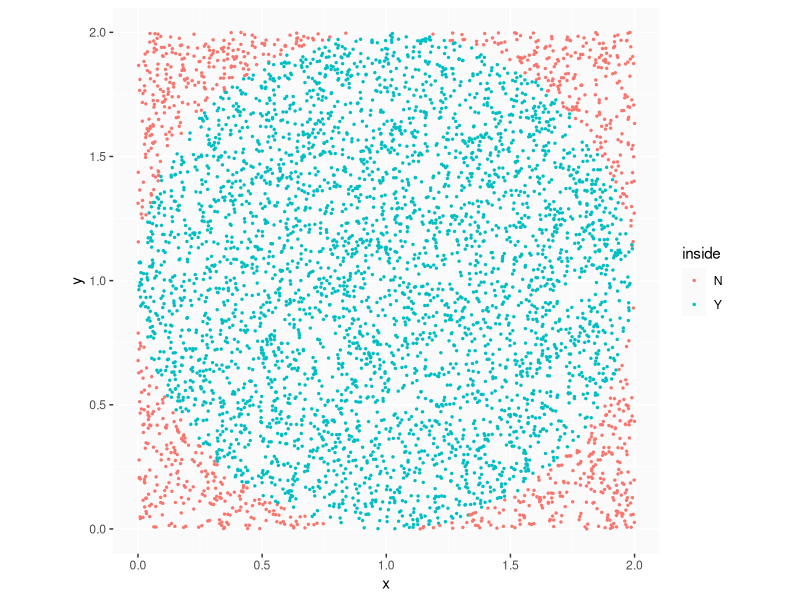
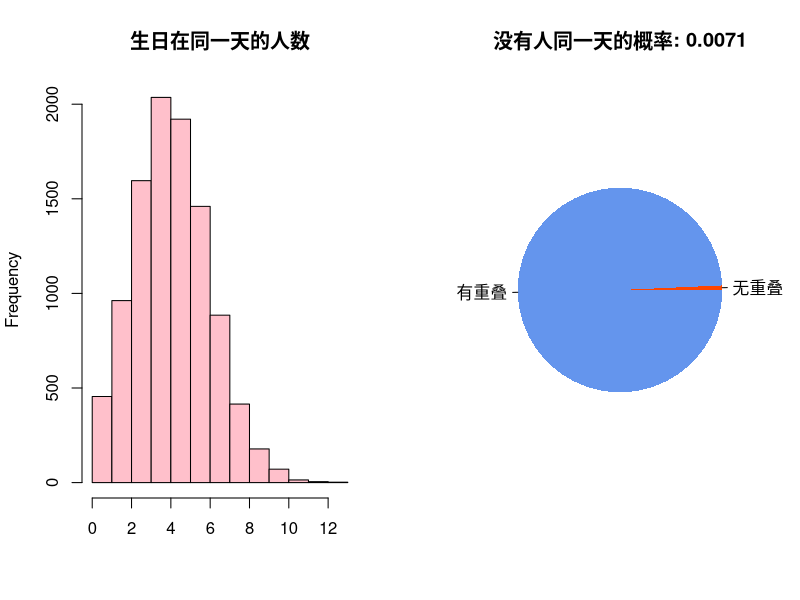
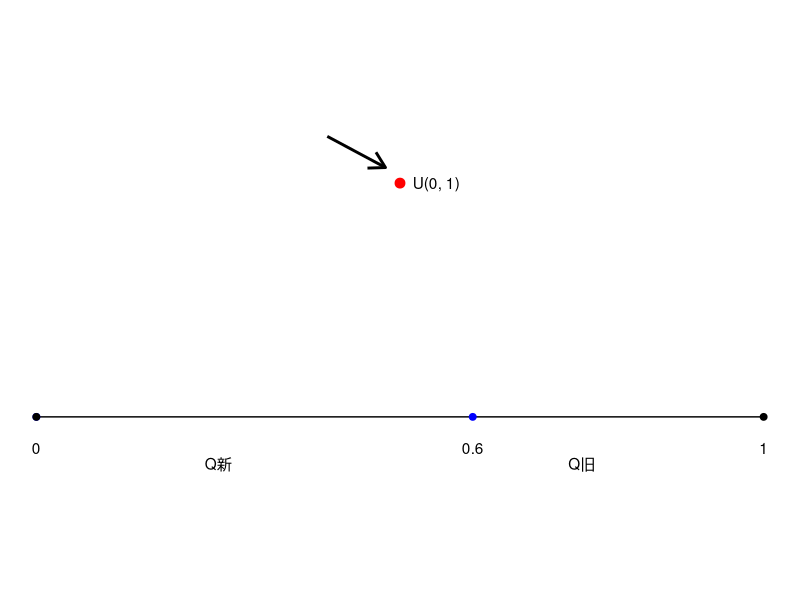
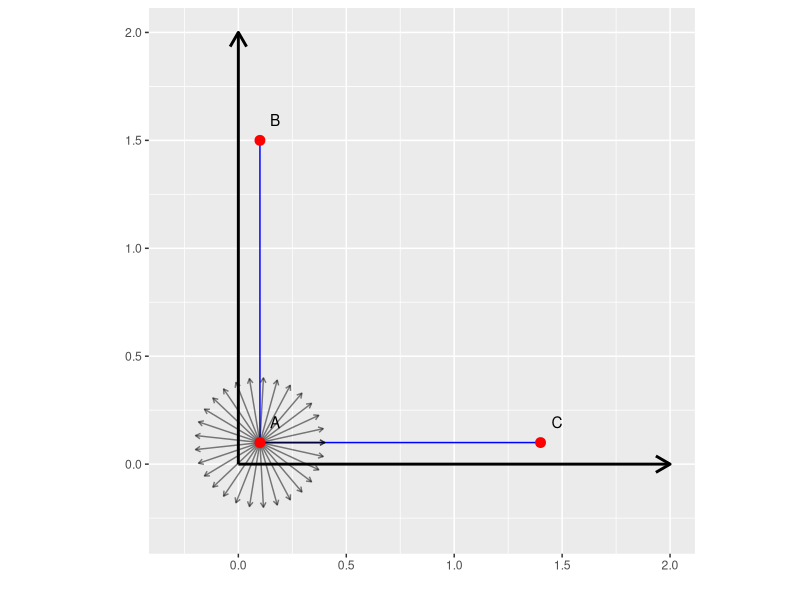
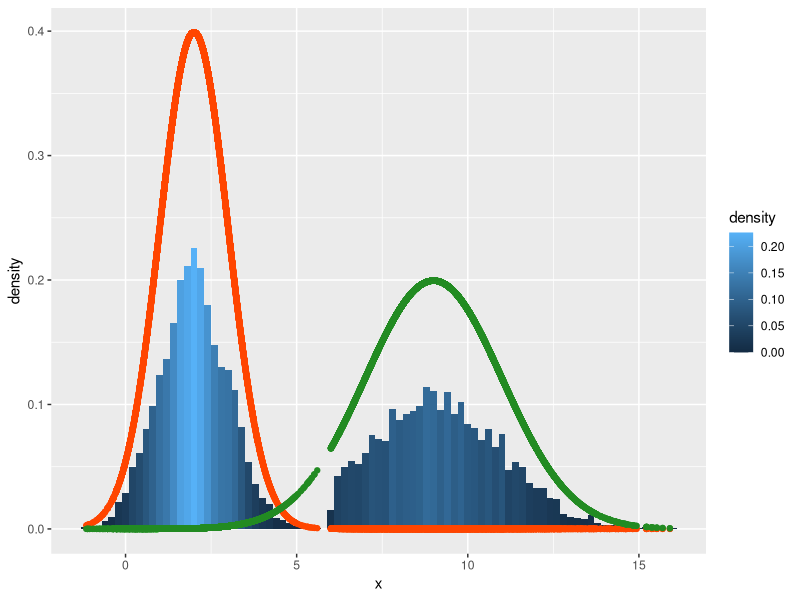
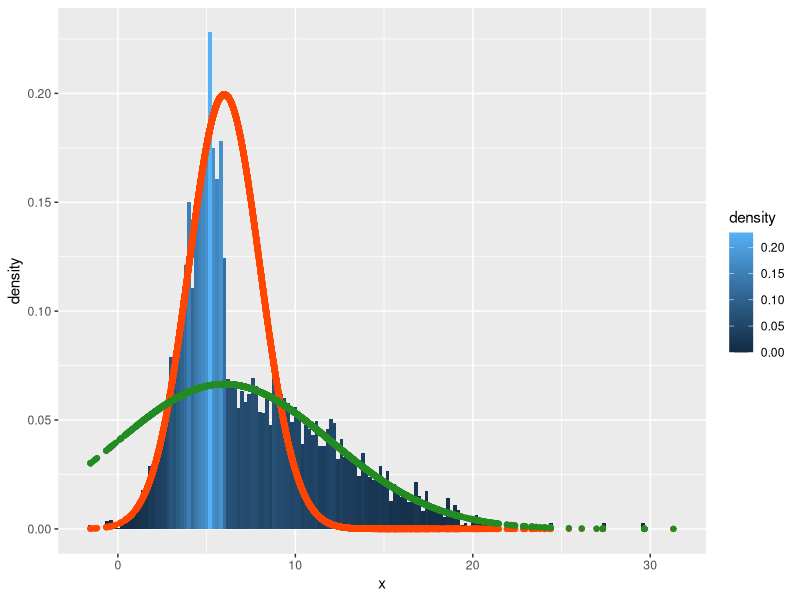
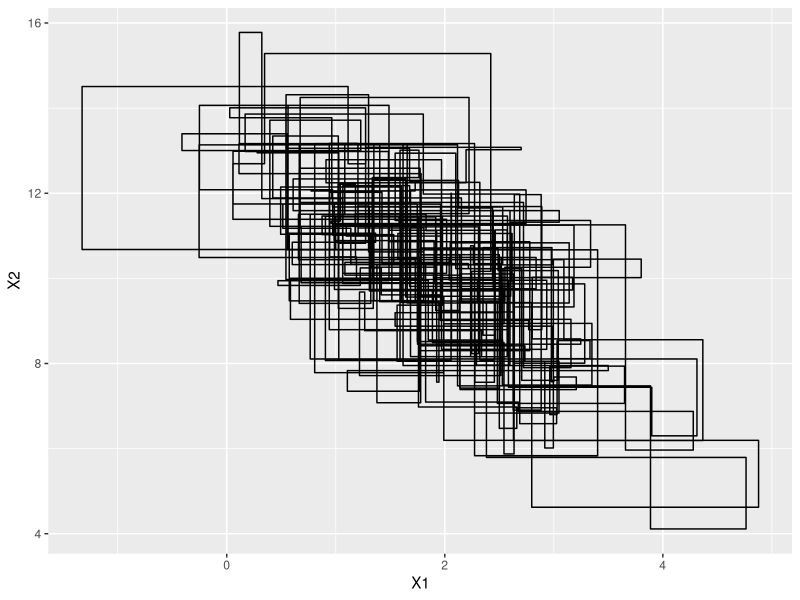
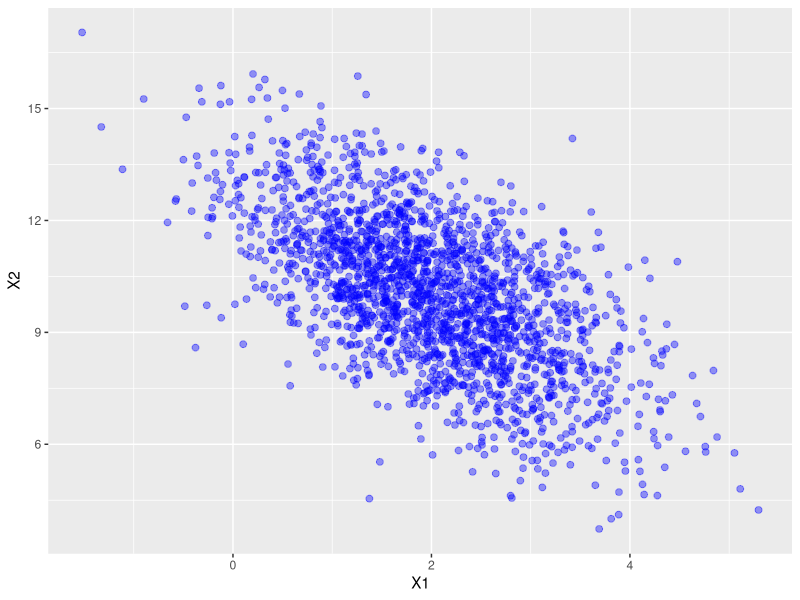

These charts were generated, in order, by the following R code:
## ---- chunk 1
knitr::opts_chunk$set(
  echo = TRUE,
  message = FALSE, 
  warning = FALSE,
  fig.height = 4, 
  fig.width = 9
  )
library(knitr)
library(ggplot2)
# library(ggpkt)
## ---- chunk 2
N <- 5000
samples1 <- data.frame(
  x = runif(N, 0, 2), y = runif(N, 0, 2), inside = 'N',stringsAsFactors = F
  )

isinside <- apply(samples1, 1, function(x){
  d <- dist(matrix(c(x[1], x[2], 1, 1), byrow = T, ncol = 2))[1]
  if (d < 1) {
    return(T)
  } else {
    return(F)
  }
})
samples1$inside[isinside] <- 'Y'

ggplot(samples1) +
  geom_point(aes(x = x, y = y, col = inside), size = .5) +
  coord_fixed() +
  # theme_yk_business_brief() +
  theme(
    panel.background = element_rect(fill = "grey98")
  )
## ---- chunk 3
prob.one <- function(n,N){
    samples <- trunc(runif(n*N,1,366))
    samples[samples == 366] <- 365
    birdays <- matrix(samples,ncol = n)
    onedayrate <- apply(birdays,1,function(x){return(n - length(unique(x)))})
    nonday <- sum(onedayrate == 0)
    par(mfrow = c(1,2))
    hist(onedayrate, breaks = 10, xlab = '', main = "生日在同一天的人数",col = "pink")
    pie(table(as.integer(onedayrate != 0)), main = paste("没有人同一天的概率:", nonday/N),
        labels = c('无重叠', '有重叠'),col = c('orangered', 'cornflowerblue'), border = NA)
}
prob.one(60, 10000)
## ---- chunk 4
states_name <- c('平静', '高兴', '愤怒')
P_s1 <- matrix(
  c(0.2, 0.3, 0.5, 0.1, 0.6, 0.3, 0.4, 0.2, 0.4), ncol = 3, byrow = TRUE, 
  dimnames = list(states_name, states_name)
  )
kable(P_s1)
## ---- chunk 5
pi0 <- matrix(c(0.7, 0.2, 0.1), ncol = 3, byrow = TRUE)# 初始概率 平静 高兴 愤怒
colnames(pi0) <- states_name
PI <- pi0
for (i in 2:10) {PI <- rbind(PI, PI[i - 1,] %*% P_s1)}
print(PI)
## ---- chunk 6
temp <- data.frame(start = c(0, 0.6), end = c(0.6, 1), type = c('pa', 'pb'))
ggplot() + 
  geom_segment(data = temp, aes(x = start, xend = end, y = 0, yend = 0)) + 
  geom_point(data = temp, aes(x = start, y = 0), col = 'blue', size = 2) +
  geom_point(aes(x = c(0, 1),y = 0), size = 2) +
  geom_point(aes(x = 0.5, y = 0.15), col = 'red', size = 3) +
  geom_segment(aes(x = 0.4, y = 0.18, xend = 0.48, yend = 0.16), 
               arrow = arrow(length = unit(0.03, "npc")), size = 1) +
  geom_text(aes(x = 0.55, y = 0.15, label = 'U(0, 1)')) +
  geom_text(aes(x = c(0, 0.6, 1), y = -0.02, label = c('0', '0.6','1'))) +
  geom_text(aes(x = c(0.25, 0.75), y = -0.03, label = c('Q新', 'Q旧'))) +
  theme_void() +
  scale_y_continuous(limits = c(-0.1, 0.25))
## ---- chunk 7
alpha <- seq(0, 2*pi, length.out = 30)
temp <- data.frame(
  x = 0.1,
  y = 0.1,
  xe = 0.1 + 0.3*cos(alpha),
  ye = 0.1 + 0.3*sin(alpha)
)

ggplot() + 
  geom_segment(aes(x = c(0, 0), xend = c(0, 2), y = c(0, 0), yend = c(2,0)), 
               arrow = arrow(length = unit(0.03, "npc")), size = 1) +
  geom_segment(aes(x = 0.1, xend = 0.1, y = 0.1, yend = 1.5), col = 'blue') +
  geom_segment(aes(x = 0.1, xend = 1.4, y = 0.1, yend = 0.1), col = 'blue') +
  geom_segment(data = temp, aes(x = x, xend = xe, y = y, yend = ye), alpha = .5,
               arrow = arrow(length = unit(0.01, "npc"))) +
  geom_point(aes(x = c(0.1, 0.1, 1.4), y = c(0.1, 1.5, 0.1)), col = 'red', size = 3) +
  geom_text(aes(x = c(0.1, 0.1, 1.4), y = c(0.1, 1.5, 0.1), label = c('A', 'B', 'C')),
            hjust = -1, vjust = -1.2) +
  coord_fixed() +
  scale_y_continuous('', limits = c(-0.3, 2)) +
  scale_x_continuous('', limits = c(-0.3, 2)) 
  # theme_yk_academic_light()
## ---- chunk 8
SomeDist <- function(x){
  if (x < 6) {
    res <- dnorm(x, mean = 2, sd = 1)
  } else {
    res <- dnorm(x, mean = 9, sd = 2)
  }
  return(res)
}
 
n1 = 5000  # burn in
n2 = 25000
samples <- rep(0, n1 + n2)
for (i in 1:(n1 + n2 - 1)) {
  temp <- rnorm(1,mean = samples[i], sd = 4)
  alpha <- min(1, SomeDist(temp)/SomeDist(samples[i]))
  if (runif(1, 0, 1) < alpha) {
    samples[i + 1] <- temp
  } else {
    samples[i + 1] <- samples[i]
  }
}

correct_samples <- samples[(n1 + 1):n2]
 
## ---- chunk 9
sampledata <- data.frame(x = correct_samples)
norm1 <- data.frame(x = correct_samples, y = dnorm(correct_samples, 2, 1))
norm2 <- data.frame(x = correct_samples, y = dnorm(correct_samples, 9, 2))
ggplot() +
  geom_histogram(
    data = sampledata, 
    aes(x, y = ..density.., fill = ..density..), binwidth = 0.2
    ) +
  geom_point(data = norm1, aes(x = x, y = y), col = 'orangered') +
  geom_point(data = norm2, aes(x = x, y = y), col = 'forestgreen') 
  # theme_yk_academic_light() 
  # scale_fill_continuous_yk(isreverse = T)

## ---- chunk 10
SomeDist <- function(x){
  if (x < 6) {
    res <- dnorm(x, mean = 6, sd = 2)
  } else {
    res <- dnorm(x, mean = 6, sd = 6)
  }
  return(res)
}
 
n1 = 15000  # burn in
n2 = 25000
samples <- rep(0, n1 + n2)
for (i in 1:(n1 + n2 - 1)) {
  temp <- rnorm(1,mean = samples[i], sd = 4)
  ### <b>
  alpha <- min(1, SomeDist(temp)/SomeDist(samples[i]))
  ### </b>
  if (runif(1, 0, 1) < alpha) {
    samples[i + 1] <- temp
  } else {
    samples[i + 1] <- samples[i]
  }
}

correct_samples <- samples[(n1 + 1):n2]
## ---- chunk 11
sampledata <- data.frame(x = correct_samples)
norm1 <- data.frame(x = correct_samples, y = dnorm(correct_samples, 6, 2))
norm2 <- data.frame(x = correct_samples, y = dnorm(correct_samples, 6, 6))
ggplot() +
  geom_histogram(
    data = sampledata, 
    aes(x, y = ..density.., fill = ..density..), binwidth = 0.2
    ) +
  geom_point(data = norm1, aes(x = x, y = y), col = 'orangered') +
  geom_point(data = norm2, aes(x = x, y = y), col = 'forestgreen') 
  # theme_yk_academic_light() +
  # scale_fill_continuous_yk(isreverse = T)
## ---- chunk 12
N <- 5000
N.burn <- 1000
X <- matrix(0, N, 2)
rho <- -0.6
mu1 <- 2; mu2 <- 10
sigma1 <- 1; sigma2 <- 2
s1 <- sqrt(1 - rho^2)*sigma1
s2 <- sqrt(1 - rho^2)*sigma2
X[1, ] <- c(mu1, mu2) # 用均值点作为抽样起点
for (i in 2:N) {
  if (i %% 2 == 1) {
    # 奇数步固定x2对x1采样
    x2 <- X[i - 1, 2]
    m1 <- mu1 + rho*(x2 - mu2)*sigma1/sigma2
    X[i, 1] <- rnorm(1, m1, s1)
    X[i, 2] <- x2
  } else {
    # 偶数步固定x1对x2采样
    x1 <- X[i - 1, 1]
    m2 <- mu2 + rho*(x1 - mu1)*sigma2/sigma1
    X[i, 1] <- x1
    X[i, 2] <- rnorm(1, m2, s2)
  }
}
X.samples <- X[(N.burn + 1):N,]

## ---- chunk 13
X.samples.df <- as.data.frame(X.samples)
names(X.samples.df) <- c('X1', 'X2')
ggplot() +
  geom_path(data = X.samples.df[1:500,], aes(x = X1, y = X2))
## ---- chunk 14
X.samples.real <- X.samples[seq(1, nrow(X.samples), by = 2),]
## ---- chunk 15
colMeans(X.samples.real)
## ---- chunk 16
cov(X.samples.real)
## ---- chunk 17
X.samples.real.df <- as.data.frame(X.samples.real)
names(X.samples.real.df) <- c('X1', 'X2')
ggplot(X.samples.real.df) +
  geom_point(aes(X1, X2), alpha = .4, col = 'blue',size = 2)
## ---- chunk 18
ggplot() + 
  geom_segment(aes(x = c(0, 0), xend = c(0, 2), y = c(0, 0), yend = c(2,0)), 
               arrow = arrow(length = unit(0.03, "npc")), size = 1) +
  geom_segment(aes(x = 0.1, xend = 0.1, y = 0.1, yend = 1.5), col = 'blue') +
  geom_segment(aes(x = 0.1, xend = 1.4, y = 1.5, yend = 1.5), col = 'blue') +
  geom_point(aes(x = c(0.1, 0.1, 1.4), y = c(0.1, 1.5, 1.5)), col = 'red', size = 3) +
  geom_text(aes(x = c(0.1, 0.1, 1.4), y = c(0.1, 1.5, 1.5), label = c('A', 'B', 'C')),
            hjust = -1, vjust = -1.2) +
  coord_fixed() +
  scale_y_continuous('', limits = c(0, 2)) +
  scale_x_continuous('', limits = c(0, 2)) 
  # theme_yk_academic_light()
## ---- chunk 19
N <- 5000
N.burn <- 1000
X <- matrix(0, N, 2)
rho <- -0.6
mu1 <- 2
mu2 <- 10
sigma1 <- 1
sigma2 <- 2
s1 <- sqrt(1 - rho^2)*sigma1
s2 <- sqrt(1 - rho^2)*sigma2
X[1, ] <- c(mu1, mu2) # 用均值点作为抽样起点

for (i in 2:N) {
  # 先固定x2对x1采样
  x2 <- X[i - 1, 2]
  m1 <- mu1 + rho*(x2 - mu2)*sigma1/sigma2
  X[i, 1] <- rnorm(1, m1, s1)
  # 再固定x1对x2采样
  x1 <- X[i, 1]
  m2 <- mu2 + rho*(x1 - mu1)*sigma2/sigma1
  X[i, 2] <- rnorm(1, m2, s2)
}

X.samples <- X[(N.burn + 1):N,]
